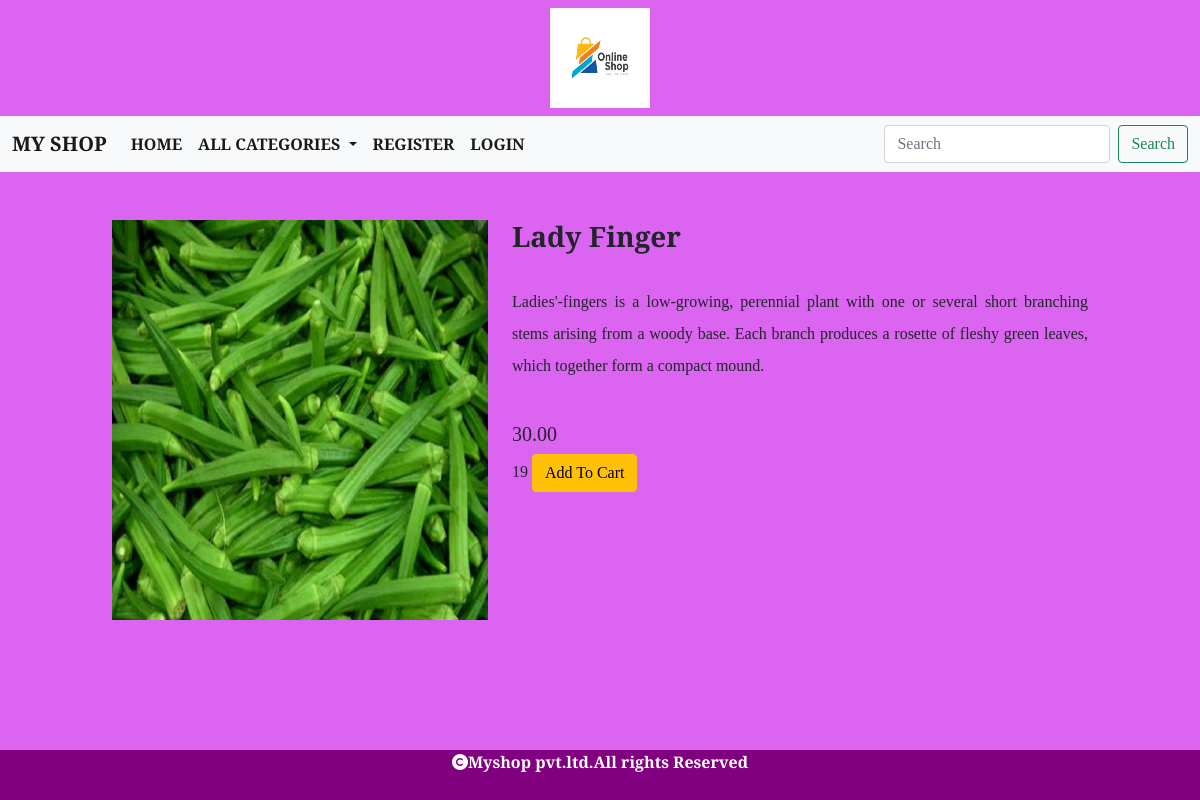
Page /details/Lady Finger on the committed database.
### shop/models.py (models this page shows, shortened)
class Product(models.Model):
    name=models.CharField(max_length=20)
    desc=models.TextField()
    image=models.ImageField(upload_to="images/product",null=True,blank=True)
    price=models.DecimalField(max_digits=10,decimal_places=2)
    category=models.ForeignKey(Category,on_delete=models.CASCADE)  #foreign key
    stock=models.IntegerField()
    available=models.BooleanField(default=True)
    created=models.DateTimeField(auto_now_add=True)
    updated=models.DateTimeField(auto_now=True)

### shop/views.py (the view)
# urls.py: path('details/<p>',views.details,name="details"),
def details(request,p):
    pd=Product.objects.get(name=p)
    return render(request,'detail.html',{'pd':pd})

### cart/context_processors.py (called while the page is built)
def total(request):
    item_count=0
    if request.user:
        u=request.user
    try:
        cart=Cart.objects.filter(user=u)
        for i in cart:
            item_count+=i.quantity
    except:
        item_count=0
    return {'count':item_count}

### shop/context_processors.py (called while the page is built)
def menu_links(request):
    c=Category.objects.all()
    return {'links':c}

### templates/detail.html
{% extends 'base.html' %}
{% load static %}
{% block content %}
    <div class="container-fluid mt-5">
        <div class="row">
            <div class="col-sm-4" style="margin-left:100px;">
                <img src="{{pd.image.url}}" height="400px;" width="100%">
            </div>
            <div class="col-sm-6">
                <h3 class="fw-bold">{{pd.name}}</h3><br>
                <p style="text-align:justify;line-height:2;">{{pd.desc}}</p><br>
                <h5>{{pd.price}}</h5>
                {{pd.stock}}
                {% if user.is_superuser == True %}
                    {% if pd.stock == 0 %}
                        <h3>Out Of Stock</h3>
                    <a href="{% url 'admin:index' %}" class="btn btn-warning">Add Stock</a>
                    {% else %}
                    <h3>Product in Stock</h3>
                    <a href="{% url 'admin:index' %}" class="btn btn-warning">Add Stock</a>
                    {% endif %}
                {% else %}
                    {% if pd.stock == 0 %}
                        <h3>Out Of Stock</h3>
                    {% else %}
                        <a href="{% url 'cart:addtocart' pd.name %}" class="btn btn-warning">Add To Cart</a>
                    {% endif %}
                {% endif %}
            </div>
        </div>
    </div>
{% endblock %}

### static/css/style.css (style rules this page uses)
body { font-family: 'Slabo 27px', serif; background-color:#db65f0; }

### rows in the picture
Product: image (picture), name "Lady Finger", desc "Ladies'-fingers is a low-growing, perennial plant with one or several short branching stems arising from a woody base. Each branch produces a rosette of fleshy green leaves, which together form a compact mound.", price "30.00", stock "19"
